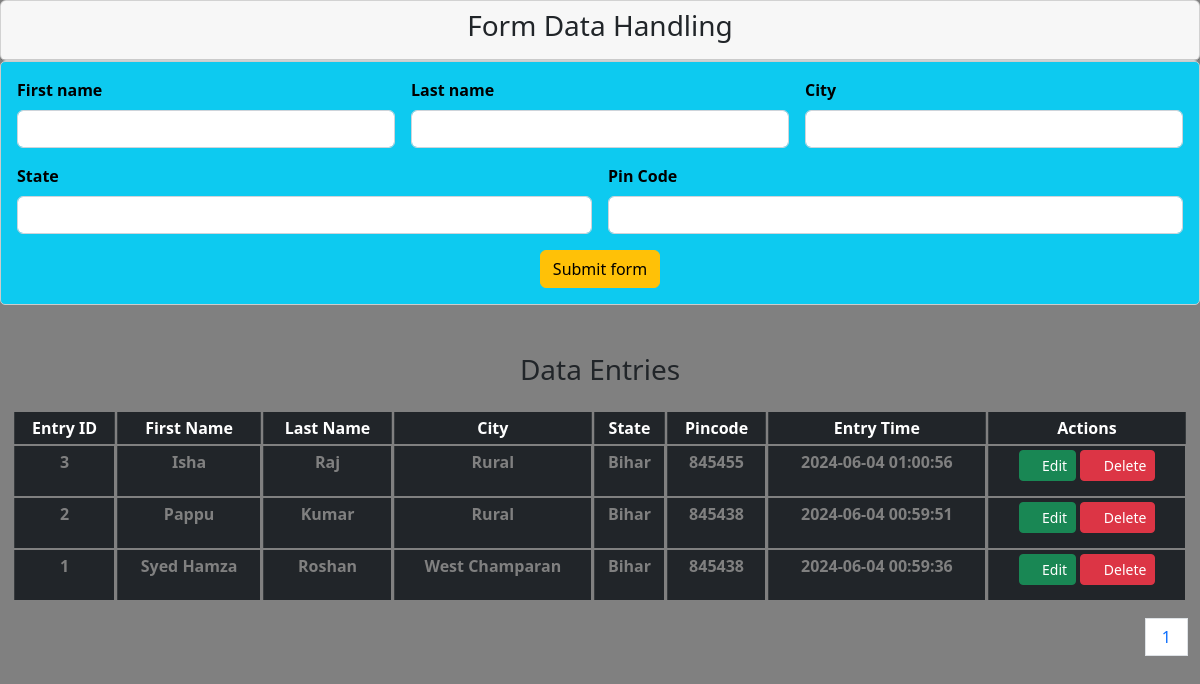
The page /datahandling/index.php on the database its author committed.
### tables this page shows
CREATE TABLE `entry` (
  `entryid` int(11) NOT NULL,
  `firstname` varchar(355) NOT NULL,
  `lastname` varchar(355) NOT NULL,
  `city` varchar(255) NOT NULL,
  `state` varchar(255) NOT NULL,
  `pincode` varchar(50) NOT NULL,
  `entrytime` datetime NOT NULL DEFAULT CURRENT_TIMESTAMP
);

### datahandling/index.php (the view, shortened to what this page needs)
<?php
include('configuration/db.php');
 ?>
<!doctype html>
<html lang="en">
<head>
<link href="css/bootstrap.min.css" rel="stylesheet">
</head>
<body style="background-color: gray;">
<div class="card">
<div class="card-header">
<h3 class="card-title" style="text-align: center;">Form Data Handling</h3>
</div>
</div>
<div class="box">
<form class="row g-3 needs-validation" method="POST" action="#" novalidate>
  <div class="col-md-4">
    <label for="validationCustom01" class="form-label" style="color: #000;"><b>First name</b></label>
    <input type="text"  class="form-control" id="validationCustom01" name="firstname" required>
  </div>
  <div class="col-md-4">
    <label for="validationCustom02" class="form-label" style="color: #000;"><b>Last name</b></label>
    <input type="text" class="form-control" id="validationCustom02" name="lastname" required>
  </div>
  <div class="col-md-4">
    <label for="validationCustom03" class="form-label" style="color: #000;"><b>City</b></label>
    <input type="text" class="form-control" id="validationCustom03" name="city" required>
  </div>
  <div class="col-md-6">
    <label for="validationCustom04" class="form-label" style="color: #000;"><b>State</b></label>
    <input type="text" class="form-control" id="validationCustom03" name="state" required>
  </div>
  <div class="col-md-6">
    <label for="validationCustom05" class="form-label" style="color: #000;"><b>Pin Code</b></label>
    <input type="number" class="form-control" id="validationCustom05" name="pincode" inputmode=”numeric” required>
  </div>
  <div class="d-grid gap-2 d-md-flex justify-content-md-center">
    <button class="btn btn-warning" type="submit" name="submit">Submit form</button>
  </div><br><br>
</form>
</div><br><br>
<div class="container-fluid">
<h3 class="card-title" style="text-align: center;">Data Entries</h3><br>
<div class="table-responsive">
<table class="table table-bordered table-dark table-sm">
<thead>
<th scope="col" style="text-align: center;">Entry ID</th>
<th scope="col" style="text-align: center;">First Name</th>
<th scope="col" style="text-align: center;">Last Name</th>
<th scope="col" style="text-align: center;">City</th>
<th scope="col" style="text-align: center;">State</th>
<th scope="col" style="text-align: center;">Pincode</th>
<th scope="col" style="text-align: center;">Entry Time</th>
<th scope="col" style="text-align: center;">Actions</th>
</thead>
<tbody class="table-group-divider">
<?php
$limit = 6;
if(isset($_GET['page']))
{
$page = $_GET['page'];
}
else
{
$page = 1;
}
$offset = ($page -1) * $limit;
$listentries = mysqli_query($conn, "SELECT * FROM entry ORDER BY entryid DESC LIMIT {$offset}, {$limit}");
if(mysqli_num_rows($listentries) > 0)
    {
        while ($row=mysqli_fetch_assoc($listentries))
        {
            $entryid = $row['entryid'];
            $firstname = $row['firstname'];
            $lastname = $row['lastname'];
            $city = $row['city'];
            $state = $row['state'];
            $pincode = $row['pincode'];
            $entrytime = $row['entrytime'];
            ?>
<tr class="group">
<td><?php echo $entryid; ?></td>
<td><?php echo $firstname; ?></td>
<td><?php echo $lastname; ?></td>
<td><?php echo $city; ?></td>
<td><?php echo $state; ?></td>
<td><?php echo $pincode; ?></td>
<td><?php echo $entrytime; ?></td>
<td>
<a class="btn btn-success btn-sm" href="edit_entries?id=<?php echo $entryid; ?>"><i class="fas fa-pencil-alt"></i>&nbsp;Edit</a>
<a class="btn btn-danger btn-sm" href="del_entries?id=<?php echo $entryid; ?>" onclick="return confirm('Are you sure you want to delete this Entry?');"><i class="fas fa-trash"></i>&nbsp;Delete</a>
</td>
</tr>
<?php    }
    }
    ?>
</tbody>
</table>
</div>
<?php
$sql1 = "SELECT * FROM entry ORDER BY entryid  DESC";
$result1 = mysqli_query($conn, $sql1) or die("Query Failed.");
if(mysqli_num_rows($result1) > 0){
$total_records = mysqli_num_rows($result1);
$total_page = ceil($total_records / $limit);
echo '<nav aria-label="Page navigation example" >
<ul class="pagination justify-content-end">';
for($i = 1; $i <= $total_page; $i++){
if($i == $page)
{
$active = "active";
}else
{
$active = "";
}
echo'<li class="page-item'.$active.'"><a class="page-link" href="index?page='.$i.'">&nbsp;'.$i.'&nbsp;</a>&nbsp;</li>';
}
echo'</ul></nav>';
}
else {
echo "<h2 style='text-align:center;color: #000;'>No Entries Found for Now</h2>";
} ?>
</div>
  </body>
</html>

### datahandling/index.php (style rules this page uses)
.box { width:100%; background-color:#0dcaf0; border:1px solid #ccc; border-radius:5px; padding:16px; margin:0 auto; }
input[type=number] { -moz-appearance: textfield; }
.table { border-collapse: separate; }
.group { cursor: pointer; font-weight: normal; color: gray; text-align: center; font-weight: bolder; border-bottom: 0; border-right: thin dotted gray; height: 50px; }

### rows shown on the page
entry: entryid "3", firstname "Isha", lastname "Raj", city "Rural", state "Bihar", pincode "845455", entrytime "2024-06-04 01:00:56"
entry: entryid "2", firstname "Pappu", lastname "Kumar", city "Rural", state "Bihar", pincode "845438", entrytime "2024-06-04 00:59:51"
entry: entryid "1", firstname "Syed Hamza", lastname "Roshan", city "West Champaran", state "Bihar", pincode "845438", entrytime "2024-06-04 00:59:36"
